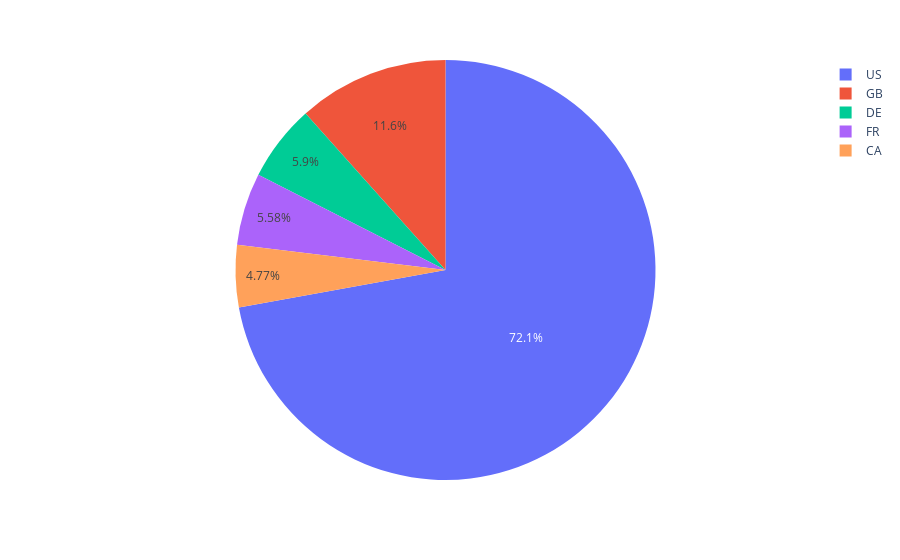

Notebook code cell kept with this figure:
### Code cell
x = langF[:5]
px.pie(data_frame=x, names='production_countries', values='Frequency')

### Figure 1 — Plotly figure (JSON) as saved in the notebook; plotly's stock layout.template omitted (floating-point values rounded to 4 significant figures)
{"data": [{"domain": {"x": [0, 1], "y": [0, 1]}, "hovertemplate": "production_countries=%{label}<br>Frequency=%{value}<extra></extra>", "labels": ["US", "GB", "DE", "FR", "CA"], "legendgroup": "", "name": "", "showlegend": true, "type": "pie", "values": [3959, 637, 324, 306, 262]}], "layout": {"autosize": true, "legend": {"tracegroupgap": 0}, "margin": {"t": 60}}}
